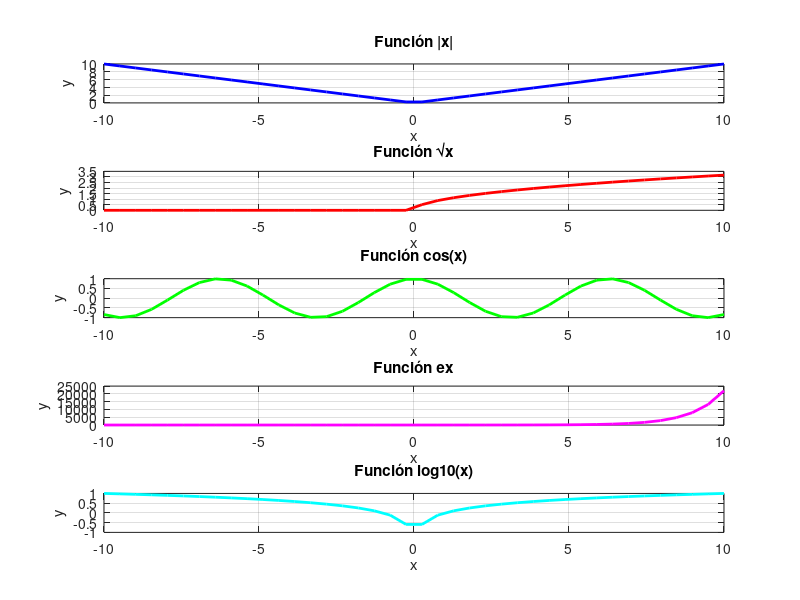

MATLAB code to generate this figure:
x = linspace(-10, 10, 40);

funcion1 = @(x) abs(x);
funcion2 = @(x) sqrt(x);
funcion3 = @(x) cos(x);
funcion4 = @(x) exp(x);
funcion5 = @(x) log10(x);

figure;

subplot(5,1,1);
plot(x, funcion1(x), 'b-', 'LineWidth', 2);
title('Función |x|');
xlabel('x');
ylabel('y');
grid on;

subplot(5,1,2);
plot(x, funcion2(x), 'r-', 'LineWidth', 2);
title('Función √x');
xlabel('x');
ylabel('y');
grid on;

% Gráfica de la función cos(x)
subplot(5,1,3);
plot(x, funcion3(x), 'g-', 'LineWidth', 2);
title('Función cos(x)');
xlabel('x');
ylabel('y');
grid on;

subplot(5,1,4);
plot(x, funcion4(x), 'm-', 'LineWidth', 2);
title('Función ex');
xlabel('x');
ylabel('y');
grid on;

subplot(5,1,5);
plot(x, funcion5(x), 'c-', 'LineWidth', 2);
title('Función log10(x)');
xlabel('x');
ylabel('y');
grid on;